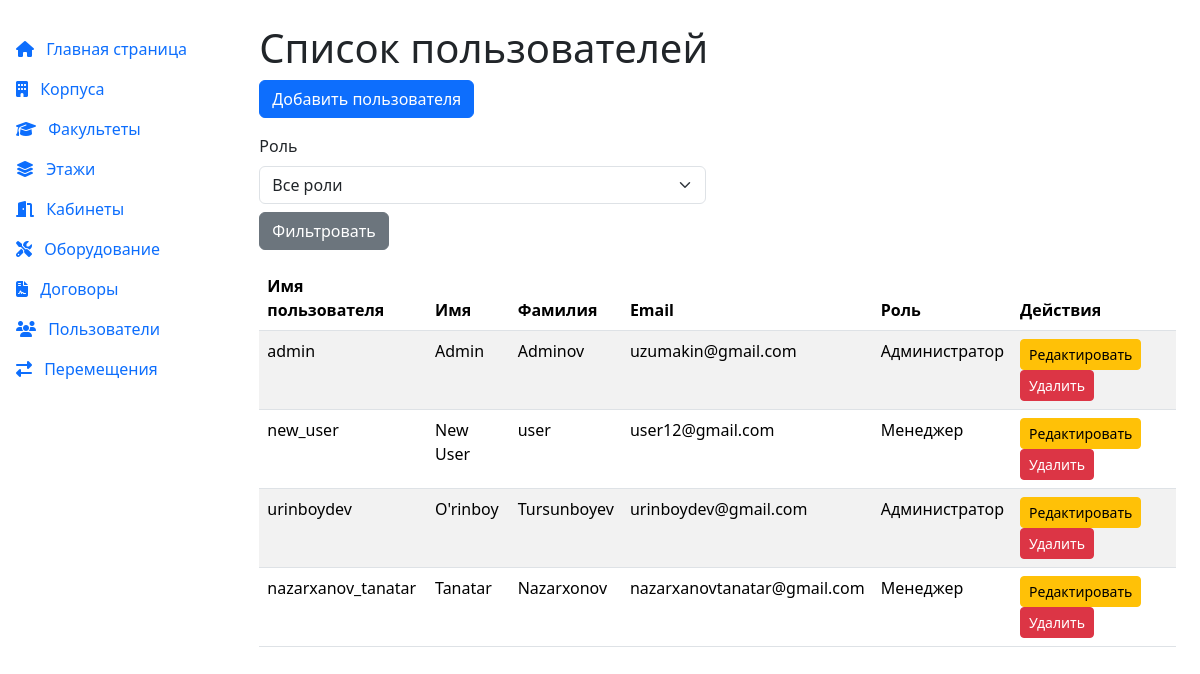
/custom_admin/users/ (signed in), run on an earlier commit of the app's database.
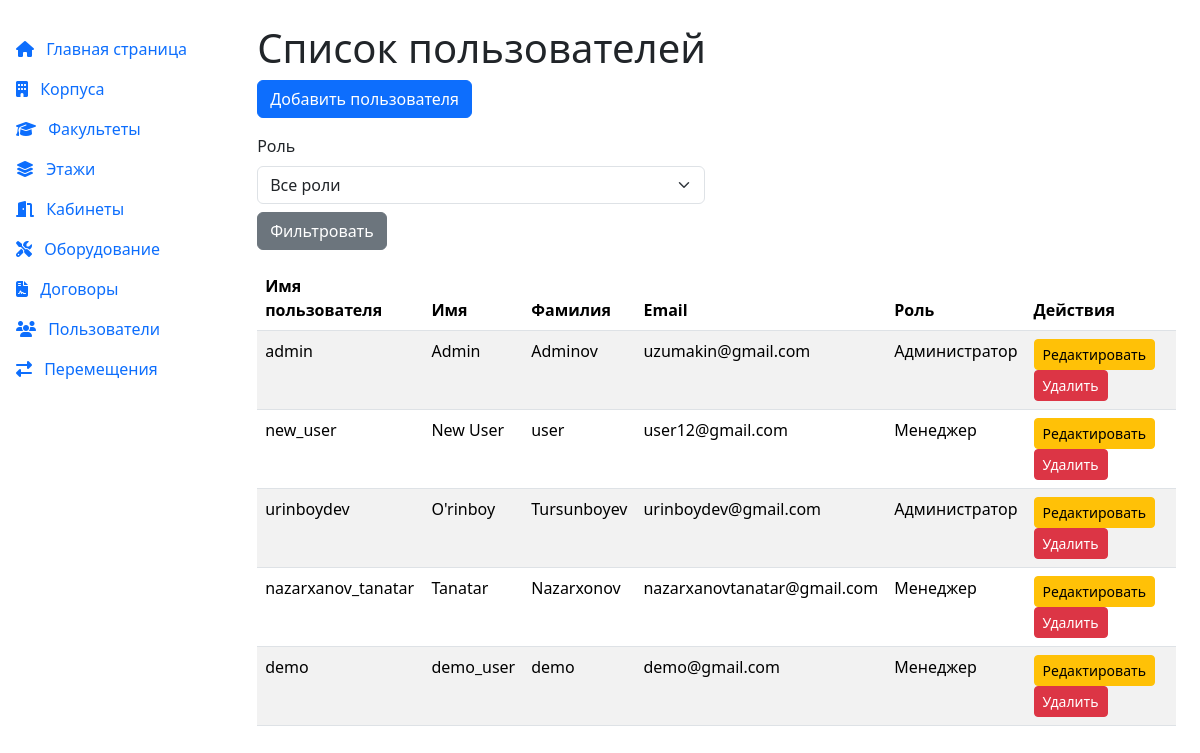
And on a later commit of the database.
### user/models.py (models this page shows, shortened)
class User(AbstractUser):
    class Role(models.TextChoices):
        ADMIN = 'admin', 'Администратор'
        MANAGER = 'manager', 'Менеджер'
    role = models.CharField(
        max_length=10,
        choices=Role.choices,
        default=Role.MANAGER,
        verbose_name="Роль"
    )
    username = models.CharField(max_length=150, unique=True, verbose_name="Логин")
    first_name = models.CharField(max_length=100, verbose_name="Имя")
    last_name = models.CharField(max_length=100, verbose_name="Фамилия")
    phone_number = models.CharField(max_length=20, null=True, blank=True, verbose_name="Телефонный номер")
    email = models.EmailField(unique=True, verbose_name="Электронная почта")
    profile_picture = models.ImageField(upload_to='profile_pics/', null=True, blank=True, verbose_name="Фото профиля")
    plain_password = models.CharField(max_length=128, blank=True, null=True, verbose_name="Исходный пароль")
    def is_admin(self):
        return self.role == self.Role.ADMIN

### custom_admin/views.py (the view)
# urls.py: path('users/', views.UserListView.as_view(), name='user_list'),
class UserListView(AdminOrManagerMixin, ListView):
    model = User
    template_name = 'custom_admin/user_list.html'
    context_object_name = 'users'
    paginate_by = 10
    def get_queryset(self):
        queryset = User.objects.all()
        role = self.request.GET.get('role')
        if role:
            queryset = queryset.filter(role=role)
        return queryset

### custom_admin/views.py (called while the page is built)
    def dispatch(self, request, *args, **kwargs):
        if not request.user.is_authenticated:
            return redirect('custom_admin:login')
        if not (request.user.is_admin() or request.user.is_manager()):
            return render(request, 'custom_admin/error.html', {
                'error': 'Доступ только для администраторов или менеджеров'
            }, status=403)
        return super().dispatch(request, *args, **kwargs)

### custom_admin/templates/custom_admin/user_list.html (shortened to what this page needs)
{% extends 'custom_admin/base.html' %}
{% block content %}
    <h1>Список пользователей</h1>
    <a href="{% url 'custom_admin:user_create' %}" class="btn btn-primary mb-3">Добавить пользователя</a>
    <form method="get" class="mb-3">
        <div class="row">
            <div class="col-md-6">
                <label for="role" class="form-label">Роль</label>
                <select name="role" id="role" class="form-select">
                    <option value="">Все роли</option>
                </select>
            </div>
        </div>
        <button type="submit" class="btn btn-secondary mt-2">Фильтровать</button>
    </form>
    <table class="table table-striped">
        <thead>
            <tr>
                <th>Имя пользователя</th>
                <th>Имя</th>
                <th>Фамилия</th>
                <th>Email</th>
                <th>Роль</th>
                <th>Действия</th>
            </tr>
        </thead>
        <tbody>
            {% for user in users %}
                <tr>
                    <td>{{ user.username }}</td>
                    <td>{{ user.first_name|default:"—" }}</td>
                    <td>{{ user.last_name|default:"—" }}</td>
                    <td>{{ user.email|default:"—" }}</td>
                    <td>{{ user.get_role_display }}</td>
                    <td>
                        <a href="{% url 'custom_admin:user_edit' user.pk %}" class="btn btn-sm btn-warning">Редактировать</a>
                        <a href="{% url 'custom_admin:user_delete' user.pk %}" class="btn btn-sm btn-danger">Удалить</a>
                    </td>
                </tr>
            {% empty %}
                <tr>
                    <td colspan="6">Пользователи не найдены.</td>
                </tr>
            {% endfor %}
        </tbody>
    </table>
{% endblock %}

What changed in the data, as far as the page shows it:
added User: username "demo", first_name "demo_user", last_name "demo", email "demo@gmail.com", role "Менеджер"
